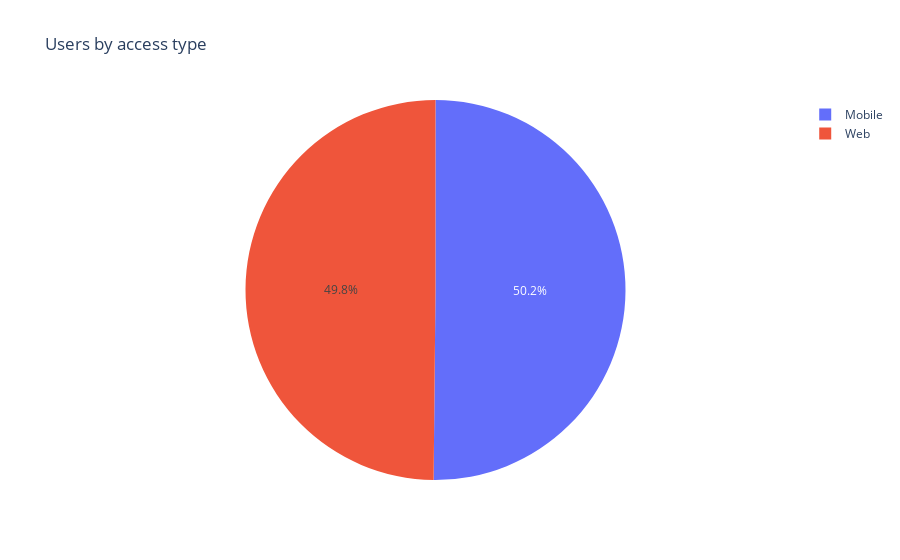

Notebook code for this chart:
### Markdown cell above
### Get pie chart based on access

### Code cell
fig = px.pie(df_new, values='total_users', names='access', title='Users by access type')
fig.show()

### Figure 1 — Plotly figure (JSON) as saved in the notebook; plotly's stock layout.template omitted (floating-point values rounded to 4 significant figures; data arrays with more than 128 entries replaced by an {"elided": "..."} marker saying what was removed)
{"data": [{"domain": {"x": [0, 1], "y": [0, 1]}, "hovertemplate": "access=%{label}<br>total_users=%{value}<extra></extra>", "labels": {"elided": "9920 str values"}, "legendgroup": "", "name": "", "showlegend": true, "type": "pie", "values": {"elided": "9920 int values"}}], "layout": {"legend": {"tracegroupgap": 0}, "title": {"text": "Users by access type"}}}
